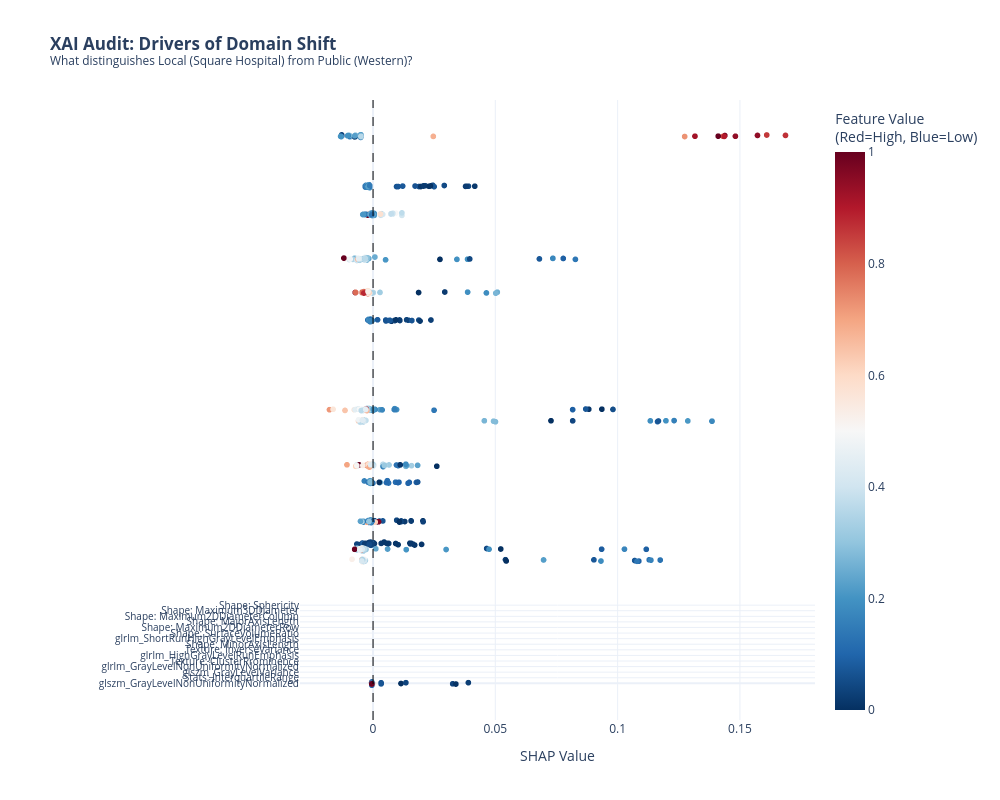

Here is the notebook cell this chart was saved with:
### Code cell
import pandas as pd
import numpy as np
import shap
from sklearn.ensemble import RandomForestClassifier
from sklearn.model_selection import train_test_split
from sklearn.metrics import classification_report, roc_auc_score
import plotly.express as px
import plotly.io as pio
import os

# --- CONFIGURATION ---
radiomics_file = '../Results/final_radiomics_merged.csv' 
output_dir = '../Results/Final_Figures/'
os.makedirs(output_dir, exist_ok=True)

# Set template
pio.templates.default = "plotly_white"

print("--- STARTING MODERN XAI AUDIT (FIXED FONTS) ---")

# 1. Load Data
try:
    df_rad = pd.read_csv(radiomics_file)
    
    # 2. Prepare Target
    cohorts = df_rad['Cohort'].unique()
    target_map = {c: 1 if 'Local' in c else 0 for c in cohorts}
    df_rad['Target'] = df_rad['Cohort'].map(target_map)
    
    label_0 = [k for k,v in target_map.items() if v==0][0]
    label_1 = [k for k,v in target_map.items() if v==1][0]
    
    # Features
    feature_cols = [c for c in df_rad.columns if 'original_' in c]
    X = df_rad[feature_cols].fillna(0)
    y = df_rad['Target']
    
    # Clean Names
    clean_names = []
    for col in X.columns:
        name = col.replace('original_', '').replace('wavelet_', '').replace('glcm_', 'Texture: ').replace('shape_', 'Shape: ').replace('firstorder_', 'Stats: ')
        if len(name) > 45: name = name[:42] + "..." # Truncate very long names
        clean_names.append(name)
    
    X.columns = clean_names
    
    # Split
    X_train, X_test, y_train, y_test = train_test_split(X, y, test_size=0.3, random_state=42)
    
    # 3. Train Model
    model = RandomForestClassifier(n_estimators=100, random_state=42)
    model.fit(X_train, y_train)
    
    # Validation
    y_pred = model.predict(X_test)
    auc = roc_auc_score(y_test, y_pred)
    print(f"AUC Score: {auc:.4f}")
    
    # 4. SHAP Analysis
    print("Calculating SHAP...")
    explainer = shap.TreeExplainer(model)
    shap_values = explainer.shap_values(X_test)
    
    if isinstance(shap_values, list):
        vals = shap_values[1]
    else:
        if len(shap_values.shape) == 3: vals = shap_values[:, :, 1]
        else: vals = shap_values
    
    # 5. GENERATE PLOTLY SUMMARY PLOT
    print("Generating Interactive Plot...")
    
    mean_abs_shap = np.abs(vals).mean(axis=0)
    sorted_idx = np.argsort(mean_abs_shap)[-15:] # Top 15 features
    
    plot_data = []
    for i in sorted_idx:
        feature_name = X_test.columns[i]
        shap_val = vals[:, i]
        feature_val = X_test.iloc[:, i].values
        
        denominator = feature_val.max() - feature_val.min()
        if denominator > 0:
            norm_val = (feature_val - feature_val.min()) / denominator
        else:
            norm_val = np.zeros_like(feature_val)
        
        jitter = np.random.normal(0, 0.1, size=len(shap_val)) 
        
        for sv, nv, fv, jit in zip(shap_val, norm_val, feature_val, jitter):
            plot_data.append({
                'Feature': feature_name,
                'SHAP Value': float(sv),
                'Normalized Value': float(nv),
                'Raw Value': float(fv),
                'Y_Position': i + jit 
            })
            
    df_plot = pd.DataFrame(plot_data)
    
    fig = px.scatter(
        df_plot, 
        x='SHAP Value', 
        y='Y_Position', 
        color='Normalized Value',
        color_continuous_scale='RdBu_r', 
        hover_data=['Feature', 'Raw Value'],
        title=f"<b>XAI Audit: Drivers of Domain Shift</b><br><sup>What distinguishes {label_1} from {label_0}?</sup>"
    )
    
    sorted_features = [X_test.columns[i] for i in sorted_idx]
    
    # --- LAYOUT FIXES FOR READABILITY ---
    fig.update_layout(
        width=1000,
        height=800, # Increased height to space out labels
        margin=dict(l=300, t=100), # Huge left margin for long text
        font=dict(size=12),
        coloraxis_colorbar=dict(title="Feature Value<br>(Red=High, Blue=Low)"),
        yaxis=dict(
            title="",
            tickmode='array',
            tickvals=list(range(len(sorted_features))),
            ticktext=sorted_features,
            tickfont=dict(size=10) # SMALLER FONT for Y-axis labels
        )
    )
    
    fig.add_vline(x=0, line_width=1, line_dash="dash", line_color="black")
    
    # Save
    fig.write_html(f"{output_dir}Figure_XAI_Interactive.html")
    try:
        fig.write_image(f"{output_dir}Figure_4.4_SHAP_Summary.png", scale=3)
        print("  -> Saved Static PNG")
    except: pass
    
    fig.show()
    
except Exception as e:
    import traceback
    print(f"Error: {e}")
    traceback.print_exc()

### Figure 1 — Plotly figure (JSON) as saved in the notebook; plotly's stock layout.template omitted (floating-point values rounded to 4 significant figures; data arrays with more than 128 entries replaced by an {"elided": "..."} marker saying what was removed)
{"data": [{"customdata": {"elided": "1995x2 mixed values"}, "hovertemplate": "SHAP Value=%{x}<br>Y_Position=%{y}<br>Feature=%{customdata[0]}<br>Raw Value=%{customdata[1]}<br>Normalized Value=%{marker.color}<extra></extra>", "legendgroup": "", "marker": {"color": {"elided": "1995 float values"}, "coloraxis": "coloraxis", "symbol": "circle"}, "mode": "markers", "name": "", "showlegend": false, "type": "scattergl", "x": {"elided": "1995 float values"}, "xaxis": "x", "y": {"elided": "1995 float values"}, "yaxis": "y"}], "layout": {"coloraxis": {"colorbar": {"title": {"text": "Feature Value<br>(Red=High, Blue=Low)"}}, "colorscale": [[0, "rgb(5,48,97)"], [0.1, "rgb(33,102,172)"], [0.2, "rgb(67,147,195)"], [0.3, "rgb(146,197,222)"], [0.4, "rgb(209,229,240)"], [0.5, "rgb(247,247,247)"], [0.6, "rgb(253,219,199)"], [0.7, "rgb(244,165,130)"], [0.8, "rgb(214,96,77)"], [0.9, "rgb(178,24,43)"], [1, "rgb(103,0,31)"]]}, "font": {"size": 12}, "height": 800, "legend": {"tracegroupgap": 0}, "margin": {"l": 300, "t": 100}, "shapes": [{"line": {"color": "black", "dash": "dash", "width": 1}, "type": "line", "x0": 0, "x1": 0, "xref": "x", "y0": 0, "y1": 1, "yref": "y domain"}], "title": {"text": "<b>XAI Audit: Drivers of Domain Shift</b><br><sup>What distinguishes Local (Square Hospital) from Public (Western)?</sup>"}, "width": 1000, "xaxis": {"anchor": "y", "domain": [0, 1], "title": {"text": "SHAP Value"}}, "yaxis": {"anchor": "x", "domain": [0, 1], "tickfont": {"size": 10}, "tickmode": "array", "ticktext": ["glszm_GrayLevelNonUniformityNormalized", "Stats: InterquartileRange", "glszm_GrayLevelVariance", "glrlm_GrayLevelNonUniformityNormalized", "Texture: ClusterProminence", "glrlm_HighGrayLevelRunEmphasis", "Texture: InverseVariance", "Shape: MinorAxisLength", "glrlm_ShortRunHighGrayLevelEmphasis", "Shape: SurfaceVolumeRatio", "Shape: Maximum2DDiameterRow", "Shape: MajorAxisLength", "Shape: Maximum2DDiameterColumn", "Shape: Maximum3DDiameter", "Shape: Sphericity"], "tickvals": [0, 1, 2, 3, 4, 5, 6, 7, 8, 9, 10, 11, 12, 13, 14], "title": {"text": ""}}}}
